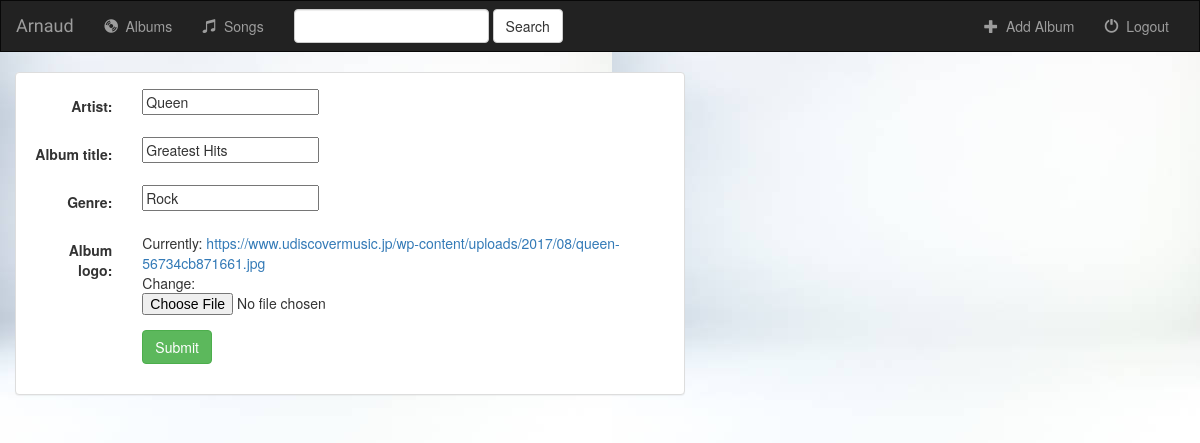
Page /music/album/2/ on the earlier database version.
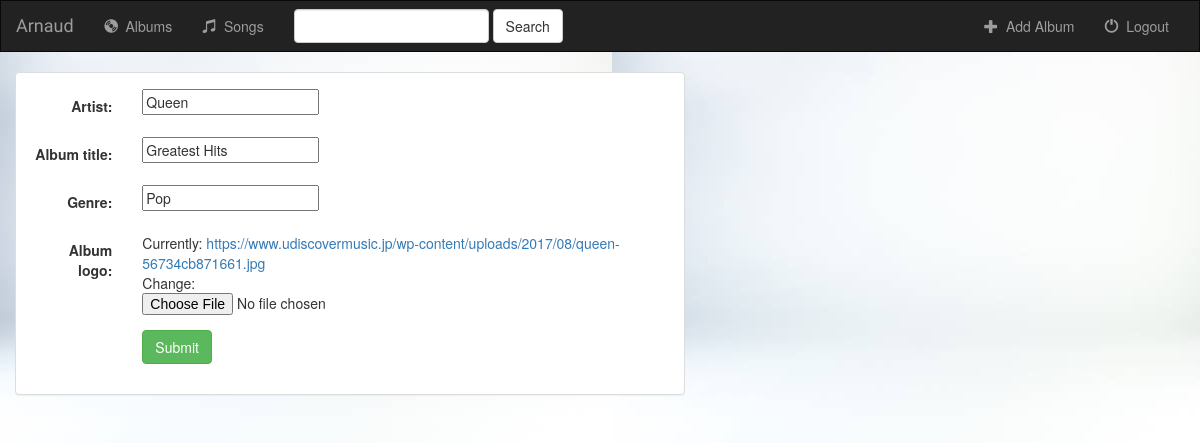
Same page on the later database version.
### music/models.py (models this page shows, shortened)
class Album(models.Model):
    artist = models.CharField(max_length=250)
    album_title = models.CharField(max_length=500)
    genre = models.CharField(max_length=100)
    album_logo = models.FileField()

### music/views.py (the view)
# urls.py: url(r'album/(?P<pk>[0-9]+)/$', views.AlbumUpdate.as_view(), name='album-update'),
class AlbumUpdate(UpdateView):
    model = Album
    fields = ['artist','album_title', 'genre', 'album_logo']

### music/templates/music/album_form.html
{%extends 'music/head.html' %} {%block title %}Add a New Album{% endblock%} {% block albums_active %} active {% endblock %} {% block body %}
<div class="container-fluid">
    <div class="row">
        <div class="col-sm-12 col-md-7">
            <div class="panel panel-default">
                <div class="panel-body">
                    <form class="form-horizontal" action="" method="post" enctype="multipart/form-data">
                        {% csrf_token %} {% include 'music/form-template.html' %}
                        <div class="form-group">
                            <div class="col-sm-offset-2 col-sm-10">
                                <button type="submit" class="btn btn-success">Submit</button>
                            </div>
                        </div>
                    </form>
                </div>
            </div>
        </div>
    </div>
</div>
{% endblock %}

### music/templates/music/head.html (shortened to what this page needs)
<!DOCTYPE html>
<html lang="fr">
<head>
    {% load staticfiles %}
    <link rel="stylesheet" href="https://maxcdn.bootstrapcdn.com/bootstrap/3.3.7/css/bootstrap.min.css" />
    <link rel="stylesheet" type="text/css" href="{% static 'music/style.css' %}" />
</head>
<body>
    <nav class="navbar navbar-inverse">
        <div class="container-fluid">
            <div class="navbar-header">
                <a class="navbar-brand " href="{% url 'music:index' %} ">Arnaud</a>
            </div>
            <div class="collapse navbar-collapse" id="topNavBar">
                <ul class="nav navbar-nav">
                    <li class="">
                        <a href="{% url 'music:index' %}">
                            <span class="glyphicon glyphicon-cd" aria-hidden="true"></span>&nbsp; Albums
                        </a>
                    </li>
                    <li class="">
                        <a href="#">
                            <span class="glyphicon glyphicon-music" aria-hidden="true"></span>&nbsp; Songs
                        </a>
                    </li>
                </ul>
                <form class="navbar-form navbar-left" role="search" method="get" action="#">
                    <div class="form-group">
                        <input type="text" class="form-control" name="query" value="">
                    </div>
                    <button type="submit" class="btn btn-default">Search</button>
                </form>
                <ul class="nav navbar-nav navbar-right">
                    <li class="">
                        <a href="{% url 'music:album-add' %}">
                            <span class="glyphicon glyphicon-plus" aria-hidden="true"></span>&nbsp; Add Album
                        </a>
                    </li>
                    <li class="">
                        <a href="#">
                            <span class="glyphicon glyphicon-off" aria-hidden="true"></span>&nbsp; Logout
                        </a>
                    </li>
                </ul>
            </div>
        </div>
    </nav>
    {% block body %} {% endblock %}
</body>
</html>

### music/templates/music/form-template.html (shortened to what this page needs)
{% for field in form %}
<div class="form-group">
    <div class="col-sm-offset-2 col-sm-10">
    </div>
    <label class="control-label col-sm-2">{{ field.label_tag }}</label>
    <div class="col-sm-10">{{ field }}</div>
</div>
{% endfor %}

### music/static/music/style.css (style rules this page uses)
body { background: white url("images/background.jpg") }
.navbar { border-radius: 0; }
.navbar-brand { font-family: 'Kaushan Script', cursive; }

Differences in the rows shown:
changed Album "Queen": genre "Rock" → "Pop"
